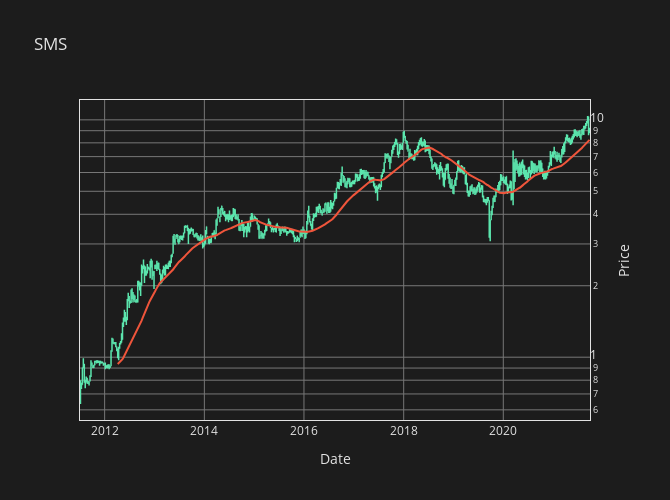

Notebook code for this chart:
### Code cell
# Customise plot hovertext.
hovertext_ohlc = []
for i in range(len(df.open)):
    hovertext_ohlc.append(
        str(df.index[i].strftime("%Y-%m-%d"))
        + "<br>O: " + str("{0:.2f}".format(df.open[i]))
        + "<br>H: " + str("{0:.2f}".format(df.high[i]))
        + "<br>L: " + str("{0:.2f}".format(df.low[i]))
        + "<br>C: " + str("{0:.2f}".format(df.close[i]))
    )

hovertext_sma = []
for i in range(len(df.open)):
    hovertext_sma.append(
        "SMA: " + str("{0:.2f}".format(df.sma[i]))
    )

# Add plot traces.
trace_ohlc = go.Ohlc(
    x=df.index,
    open=df.open,
    high=df.high,
    low=df.low,
    close=df.close,
    increasing_line_color="rgba(92, 230, 174, 1.0)",
    decreasing_line_color="rgba(92, 230, 174, 1.0)",
    line_width=1.5,
    text=hovertext_ohlc,
    hoverinfo="text",
)

trace_sma = go.Scatter(
    x=df.index,
    y=df.sma,
    text=hovertext_sma,
    hoverinfo='text'
)

# Create figure.
fig = go.Figure(data=[trace_ohlc, trace_sma])

# Customise plot layout.
fig.update_layout(
    autosize=False,
    showlegend=False,
    width=670,
    height=500,
    paper_bgcolor="rgba(28, 28, 28, 1.0)",
    plot_bgcolor="rgba(28, 28, 28, 1.0)",
    font=dict(color="rgba(226, 226, 226, 1.0)"),
    title=dict(text=tidm, font_color="rgba(226, 226, 226, 1.0)"),
    xaxis=dict(
        linecolor="rgba(226, 226, 226, 1.0)",
        mirror=True,
        rangeslider=dict(visible=False),
        title="Date",
    ),
    yaxis=dict(
        linecolor="rgba(226, 226, 226, 1.0)",
        mirror=True,
        side="right",
        title="Price",
        type="log",
    ),
    hovermode="x unified",
)

fig.update_xaxes(gridcolor="rgba(119, 119, 119, 1.0)")
fig.update_yaxes(gridcolor="rgba(119, 119, 119, 1.0)",)

# Display plot.
fig.show(
    config={
        "scrollZoom": True,
        "modeBarButtonsToRemove": ["zoom", "select2d", "lasso2d"],
    }
)

### Figure 1 — Plotly figure (JSON) as saved in the notebook; plotly's stock layout.template omitted (floating-point values rounded to 4 significant figures; data arrays with more than 128 entries replaced by an {"elided": "..."} marker saying what was removed)
{"data": [{"close": {"elided": "534 float values"}, "decreasing": {"line": {"color": "rgba(92, 230, 174, 1.0)"}}, "high": {"elided": "534 float values"}, "hoverinfo": "text", "increasing": {"line": {"color": "rgba(92, 230, 174, 1.0)"}}, "line": {"width": 1.5}, "low": {"elided": "534 float values"}, "open": {"elided": "534 float values"}, "text": {"elided": "534 str values"}, "type": "ohlc", "x": {"elided": "534 str values"}}, {"hoverinfo": "text", "text": {"elided": "534 str values"}, "type": "scatter", "x": {"elided": "534 str values"}, "y": {"elided": "534 float values"}}], "layout": {"autosize": false, "font": {"color": "rgba(226, 226, 226, 1.0)"}, "height": 500, "hovermode": "x unified", "paper_bgcolor": "rgba(28, 28, 28, 1.0)", "plot_bgcolor": "rgba(28, 28, 28, 1.0)", "showlegend": false, "title": {"font": {"color": "rgba(226, 226, 226, 1.0)"}, "text": "SMS"}, "width": 670, "xaxis": {"autorange": true, "gridcolor": "rgba(119, 119, 119, 1.0)", "linecolor": "rgba(226, 226, 226, 1.0)", "mirror": true, "range": ["2011-07-04 12:00", "2021-09-27 12:00"], "rangeslider": {"visible": false, "yaxis": {}}, "title": {"text": "Date"}, "type": "date"}, "yaxis": {"autorange": true, "gridcolor": "rgba(119, 119, 119, 1.0)", "linecolor": "rgba(226, 226, 226, 1.0)", "mirror": true, "range": [-0.2646, 1.084], "side": "right", "title": {"text": "Price"}, "type": "log"}}}
